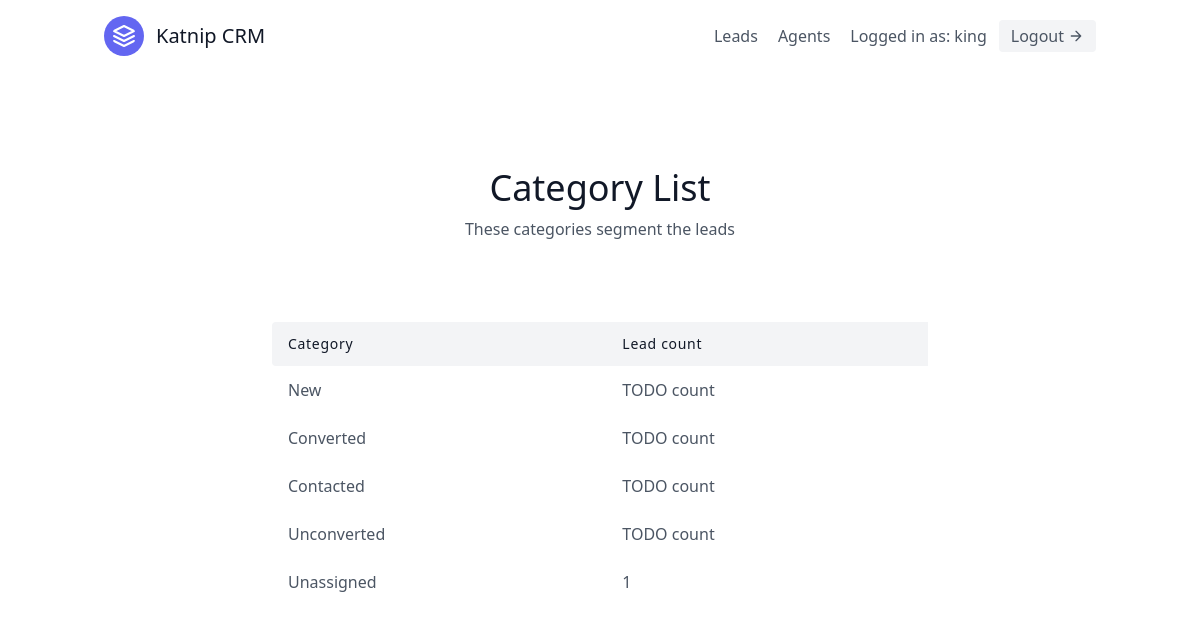
The page /leads/categories/ (signed in) on the database its author committed.
### leads/models.py (models this page shows, shortened)
class User(AbstractUser):
    is_organiser = models.BooleanField(default=True)
    is_agent = models.BooleanField(default=False)

class Category(models.Model):
    name = models.CharField(max_length=30)
    organisation = models.ForeignKey(UserProfile, on_delete=models.CASCADE)

### leads/views.py (the view)
# urls.py: path("categories/", CategoryListView.as_view(), name="category-list"),
class CategoryListView(LoginRequiredMixin, ListView):
    template_name = "leads/category_list.html"
    context_object_name = "category_list"
    def get_context_data(self, **kwargs):
        context = super(CategoryListView, self).get_context_data(**kwargs)
        user = self.request.user
        if user.is_organiser:
            queryset = Lead.objects.filter(
                organisation=user.userprofile,
            )
        else:
            queryset = Lead.objects.filter(
                organisation=user.agent.organisation,
            )
        context.update(
            {"unassigned_lead_count": queryset.filter(category__isnull=True).count()}
        )
        return context
    def get_queryset(self):
        user = self.request.user
        if user.is_organiser:
            queryset = Category.objects.filter(
                organisation=user.userprofile,
            )
        else:
            queryset = Category.objects.filter(
                organisation=user.agent.organisation,
            )
        return queryset

### leads/templates/leads/category_list.html
{% extends 'base.html' %}
{% block content %}
<section class="text-gray-600 body-font">
  <div class="container px-5 py-24 mx-auto">
    <div class="flex flex-col text-center w-full mb-20">
      <h1 class="sm:text-4xl text-3xl font-medium title-font mb-2 text-gray-900">Category List</h1>
      <p class="lg:w-2/3 mx-auto leading-relaxed text-base">These categories segment the leads</p>
    </div>
    <div class="lg:w-2/3 w-full mx-auto overflow-auto">
      <table class="table-auto w-full text-left whitespace-no-wrap">
        <thead>
          <tr>
            <th class="px-4 py-3 title-font tracking-wider font-medium text-gray-900 text-sm bg-gray-100 rounded-tl rounded-bl">Category</th>
            <th class="px-4 py-3 title-font tracking-wider font-medium text-gray-900 text-sm bg-gray-100">Lead count</th>
          </tr>
        </thead>
        <tbody>
            {% for category in category_list  %}
                <tr>
                    <td class="px-4 py-3">
                        <a href="{% url 'leads:category-detail' category.pk %}">
                            {{ category.name }}
                        </a>
                    </td>
                    <td class="px-4 py-3">TODO count</td>
                </tr>
            {% endfor %}
            <tr>
                <td class="px-4 py-3">Unassigned</td>
                <td class="px-4 py-3">{{ unassigned_lead_count }}</td>
            </tr>
        </tbody>
      </table>
    </div>
</section>
{% endblock content %}

### templates/navbar.html (shortened to what this page needs)
<header class="text-gray-600 body-font">
  <div class="container mx-auto flex flex-wrap p-4 flex-col md:flex-row items-center">
    <a href="{% url 'landing_page' %}" class="flex title-font font-medium items-center text-gray-900 mb-4 md:mb-0">
      <svg xmlns="http://www.w3.org/2000/svg" fill="none" stroke="currentColor" stroke-linecap="round"
        stroke-linejoin="round" stroke-width="2" class="w-10 h-10 text-white p-2 bg-indigo-500 rounded-full"
        viewBox="0 0 24 24">
        <path d="M12 2L2 7l10 5 10-5-10-5zM2 17l10 5 10-5M2 12l10 5 10-5"></path>
      </svg>
      <span class="ml-3 text-xl">Katnip CRM</span>
    </a>
    <nav class="md:ml-auto flex flex-wrap items-center text-base justify-center">
      {% if not request.user.is_authenticated %}
        <a href="{% url 'signup' %}" class="mr-5 hover:text-gray-900">Sign Up</a>
      {% else %}
      <a href="{% url 'leads:lead-list' %}" class="mr-5 hover:text-gray-900">Leads</a>
        {% if request.user.is_organiser %}
        <a href="{% url 'agents:agent-list' %}" class="mr-5 hover:text-gray-900">Agents</a>
        {% endif %}
      {% endif %}
    </nav>
    {% if request.user.is_authenticated %}
      Logged in as:  {{ request.user.username }}
      <a href="{% url 'logout' %}"
        class="ml-3 inline-flex items-center bg-gray-100 border-0 py-1 px-3 focus:outline-none hover:bg-gray-200 rounded text-base mt-4 md:mt-0">Logout
        <svg fill="none" stroke="currentColor" stroke-linecap="round" stroke-linejoin="round" stroke-width="2"
          class="w-4 h-4 ml-1" viewBox="0 0 24 24">
          <path d="M5 12h14M12 5l7 7-7 7"></path>
        </svg>
      </a>
    {% endif %}
  </div>
</header>

### rows shown on the page
User: user.username "king"
Category: name "New"
Category: name "Converted"
Category: name "Contacted"
Category: name "Unconverted"

### other values the page prints
{{ unassigned_lead_count }} "1"
